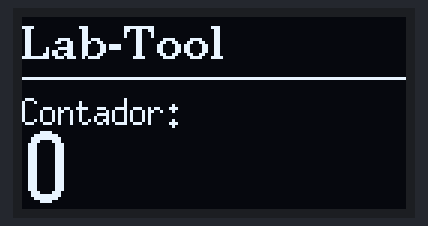
Recording of a sketch running on a simulated ESP32-S3. Shown: 128×64 one-colour display. What the sketch prints to the serial monitor is not drawn.

Above: at 0.1 s.
At 4.1 s:
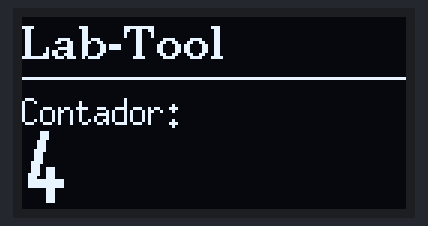
At 9.1 s:
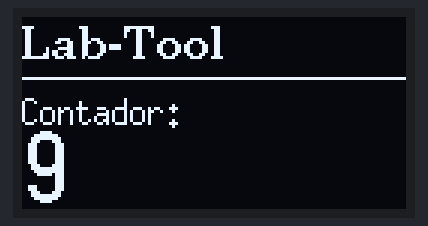
At 19.1 s:
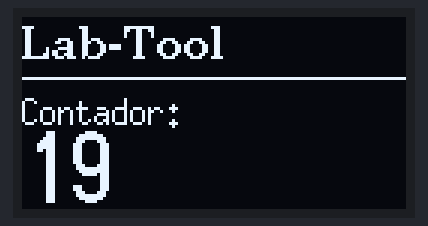
At 28.1 s:
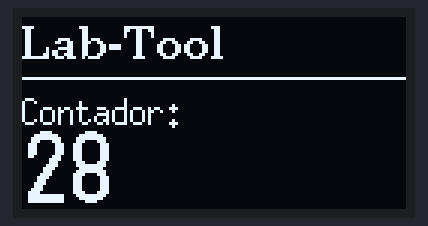
At 38.1 s:
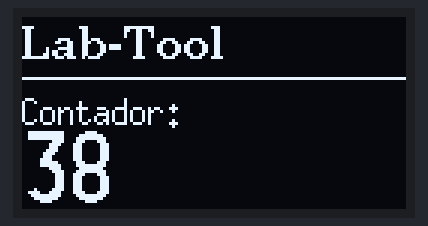

The sketch:

sketch.ino
```cpp
// ============================================================================
// Experimento 06 - Display OLED SSD1306 128x64 (I2C)
// Nivel 3 | ESP32-S3 (Wokwi) | core Arduino-ESP32 3.x
// BIBLIOTECA NECESSARIA no Wokwi: "U8g2" (Library Manager -> + -> U8g2)
//
// Mostra "Lab-Tool" + um contador que sobe 1/segundo (tambem no Serial).
// Ligacao I2C (2 fios), tudo 3,3V: SDA=GPIO8, SCL=GPIO9, VCC=3V3, GND=GND.
//
// Conceitos: I2C (2 fios + endereco 0x3C) vs SPI; framebuffer e o ciclo
// clearBuffer -> desenha -> sendBuffer (desenha na RAM e envia de uma vez).
// Construtor U8g2 p/ SSD1306 128x64 HW I2C: parametros (rot, reset, SCL, SDA).
// ============================================================================

#include <U8g2lib.h>

// A U8g2 chama Wire.begin(SDA, SCL) = Wire.begin(8, 9) sozinha.
U8G2_SSD1306_128X64_NONAME_F_HW_I2C display(U8G2_R0, U8X8_PIN_NONE, 9, 8);

unsigned long contador = 0;
unsigned long ultimoSeg = 0;

void desenha(unsigned long v) {
  char num[12];
  sprintf(num, "%lu", v);
  display.clearBuffer();
  display.setFont(u8g2_font_ncenB10_tr);
  display.drawStr(0, 14, "Lab-Tool");
  display.drawHLine(0, 20, 128);
  display.setFont(u8g2_font_6x13_tr);
  display.drawStr(0, 36, "Contador:");
  display.setFont(u8g2_font_logisoso24_tn);
  display.drawStr(0, 62, num);
  display.sendBuffer();
}

void setup() {
  Serial.begin(115200);
  display.begin();          // inicia o OLED e o I2C em SDA=8 / SCL=9
  desenha(contador);
}

void loop() {
  if (millis() - ultimoSeg >= 1000) {
    ultimoSeg = millis();
    contador++;
    Serial.print("Contador: "); Serial.println(contador);
    desenha(contador);
  }
}
```

Measured:
- what the display in image 1 shows lasts 1.0 s, from 4.0 s to 5.0 s
